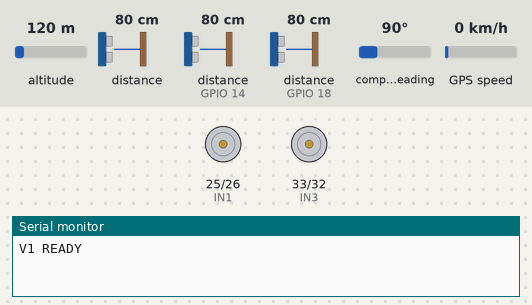
The sketch below on a simulated ESP32. Shown: motor-driver pin pairs drawn as motors (green arrow = first pin HIGH = forward, orange = second pin HIGH = backward, longer = more drive, scaled by the enable pin), the last lines printed to the serial monitor. Wiring (inferred from the names in the program): 2 × ultrasonic range finder: trigger GPIO 5, echo GPIO 18 / trigger GPIO 13, echo GPIO 14. Inputs (shaded band) come from the test bench; at power-on: distance to the obstacle 80 cm, distance to the obstacle (sensors on GPIO 14, GPIO 18) 80 cm, altitude 120 m, compass heading 90°, GPS speed 0 km/h. The echo pulse lasts 58.3 µs per cm; the GPS gets a fix after 3 s at 37.7749, -122.4194 with 8 satellites.

Above: at 1.2 s.
1.3 s: distance to the obstacle (sensor 0) set to 196 cm
4.6 s: distance to the obstacle (sensor 0) set to 203 cm
At 5.8 s:
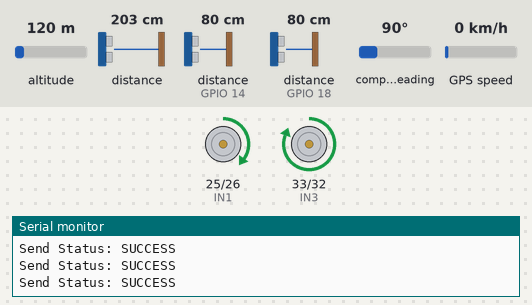
6.1 s: distance to the obstacle (sensor 0) set to 2 cm
At 7.0 s:
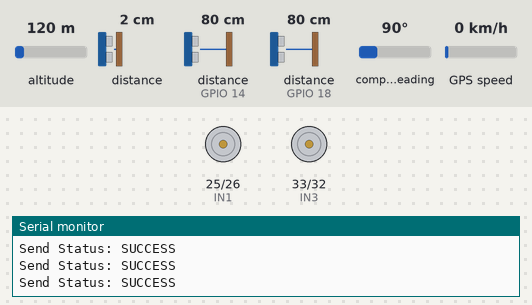
7.6 s: distance to the obstacle (sensor 0) set to 8 cm
9.1 s: distance to the obstacle (sensor 0) set to 11 cm
At 9.8 s:
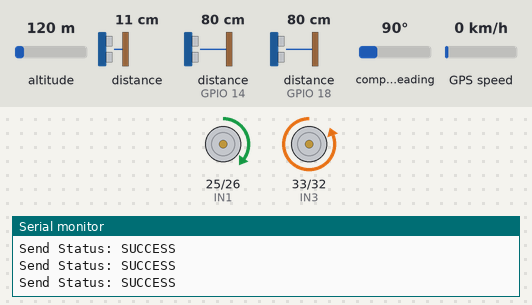
10.6 s: distance to the obstacle (sensor on GPIO 14) set to 74 cm
At 11.4 s:
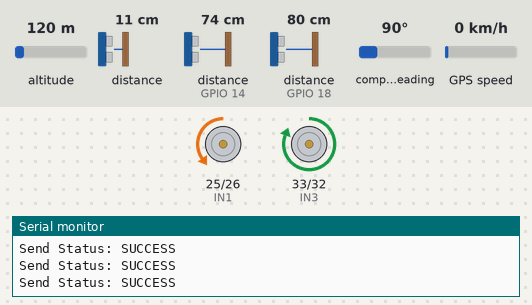
Timing chart, 0 to 13.1 s (numbered marks = the images above; inputs shaded):
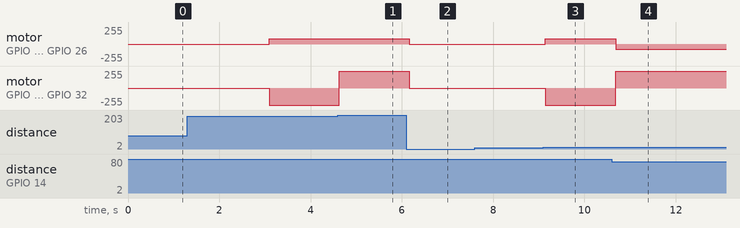

The sketch:

v1_avoid_gps_magneto_espnow.ino
```cpp
#include <Wire.h>
#include "Adafruit_VL53L0X.h"
#include <TinyGPS++.h>
#include <HardwareSerial.h>
#include <WiFi.h>
#include <esp_now.h>
#include <QMC5883LCompass.h>
#include "esp_wifi.h"

// ---------------- GPS ----------------
TinyGPSPlus gps;
HardwareSerial gpsSerial(2);
bool gpsLocked = false;

// ---------------- COMPASS ----------------
QMC5883LCompass compass;

// ---------------- MOTOR ----------------
#define IN1 25
#define IN2 26
#define IN3 33
#define IN4 32
#define ENA 27
#define ENB 19

// ---------------- ULTRASONIC ----------------
#define TRIG_L 5
#define ECHO_L 18
#define TRIG_R 13
#define ECHO_R 14

Adafruit_VL53L0X lox = Adafruit_VL53L0X();

// ---------------- ESP-NOW ----------------
uint8_t peerMAC[] = {0x14,0x33,0x5C,0x0B,0x23,0xAC}; // V2 MAC

typedef struct {
  float lat;
  float lon;
  float heading;
  bool gpsValid;
} VehicleData;

// ---------------- SEND CALLBACK (SAFE) ----------------
void onSent(const wifi_tx_info_t *info, esp_now_send_status_t status) {
  Serial.print("Send Status: ");
  Serial.println(status == ESP_NOW_SEND_SUCCESS ? "SUCCESS" : "FAIL");
}

// ---------------- MOTOR CONTROL ----------------
void moveForward(){
  digitalWrite(IN1,HIGH); digitalWrite(IN2,LOW);
  digitalWrite(IN3,HIGH); digitalWrite(IN4,LOW);
}

void stopMotors(){
  digitalWrite(IN1,LOW); digitalWrite(IN2,LOW);
  digitalWrite(IN3,LOW); digitalWrite(IN4,LOW);
}

void turnRight(){
  digitalWrite(IN1,HIGH); digitalWrite(IN2,LOW);
  digitalWrite(IN3,LOW);  digitalWrite(IN4,HIGH);
}

void turnLeft(){
  digitalWrite(IN1,LOW);  digitalWrite(IN2,HIGH);
  digitalWrite(IN3,HIGH); digitalWrite(IN4,LOW);
}

// ---------------- ULTRASONIC ----------------
long readUltrasonic(int trig, int echo){
  digitalWrite(trig,LOW); delayMicroseconds(2);
  digitalWrite(trig,HIGH); delayMicroseconds(10);
  digitalWrite(trig,LOW);
  long duration = pulseIn(echo,HIGH,20000);
  return duration * 0.034 / 2;
}

float getDistanceFront(){
  VL53L0X_RangingMeasurementData_t m;
  lox.rangingTest(&m,false);
  return (m.RangeStatus!=4)? m.RangeMilliMeter/10 : 999;
}

// ---------------- COMPASS ----------------
float getHeading(){
  compass.read();
  return compass.getAzimuth();
}

// ---------------- ESP SEND ----------------
void sendData(){
  VehicleData data;
  data.lat = gps.location.lat();
  data.lon = gps.location.lng();
  data.heading = getHeading();
  data.gpsValid = gps.location.isValid();

  esp_now_send(peerMAC, (uint8_t*)&data, sizeof(data));
}

// ---------------- CONTROL ----------------
void controlLogic(float dist){
  float leftDist = readUltrasonic(TRIG_L, ECHO_L);
  float rightDist = readUltrasonic(TRIG_R, ECHO_R);

  if(dist < 10){
    stopMotors();
    return;
  }

  if(dist < 400){
    if(leftDist > rightDist) turnLeft();
    else turnRight();
    return;
  }

  moveForward();
}

// ---------------- SETUP ----------------
void setup(){
  Serial.begin(115200);

  pinMode(IN1,OUTPUT); pinMode(IN2,OUTPUT);
  pinMode(IN3,OUTPUT); pinMode(IN4,OUTPUT);

  pinMode(TRIG_L,OUTPUT); pinMode(ECHO_L,INPUT);
  pinMode(TRIG_R,OUTPUT); pinMode(ECHO_R,INPUT);

  // PWM using analogWrite ONLY
  pinMode(ENA, OUTPUT);
  pinMode(ENB, OUTPUT);
  analogWrite(ENA, 80);
  analogWrite(ENB, 255);

  Wire.begin(21,22);
  lox.begin();

  gpsSerial.begin(9600, SERIAL_8N1, 16, 17);
  compass.init();

  // ---------------- ESP-NOW SETUP ----------------
  WiFi.mode(WIFI_STA);
  WiFi.disconnect();

  // FORCE SAME CHANNEL (CRITICAL)
  esp_wifi_set_channel(1, WIFI_SECOND_CHAN_NONE);

  if (esp_now_init() != ESP_OK) {
    Serial.println("ESP-NOW INIT FAILED");
    return;
  }

  esp_now_register_send_cb(onSent);

  esp_now_peer_info_t peerInfo = {};
  memcpy(peerInfo.peer_addr, peerMAC, 6);
  peerInfo.channel = 1;
  peerInfo.encrypt = false;

  if (esp_now_add_peer(&peerInfo) != ESP_OK){
    Serial.println("Peer Add Failed");
    return;
  }

  Serial.println("V1 READY");
}

// ---------------- LOOP ----------------
void loop(){

  while (gpsSerial.available()) {
    gps.encode(gpsSerial.read());
  }

  if (gps.location.isValid() && gps.satellites.value() >= 4) {
    gpsLocked = true;
  }

  if(gpsLocked){
    float dist = getDistanceFront();
    controlLogic(dist);
    sendData();
  }
  else{
    stopMotors();
  }

  delay(50);
}
```

Measured:
- the behaviour switches between 200 and 201 cm on distance to the obstacle (sensor 0) (found by bisection; images 0 and 1)
- the behaviour switches between 9 and 10 cm on distance to the obstacle (sensor 0) (found by bisection; images 2 and 3)
- the behaviour switches between 80 and 79 cm on distance to the obstacle (sensor on GPIO 14) (found by bisection; images 3 and 4)
- after the input at 4.6 s, motor on GPIO 33 (IN3) / GPIO 32 (IN4): backward 255/255 → forward 255/255 at once
- after the input at 6.1 s, motor on GPIO 25 (IN1) / GPIO 26 (IN2): forward 80/255 → stopped after 0.06 s; motor on GPIO 33 (IN3) / GPIO 32 (IN4): forward 255/255 → stopped after 0.06 s
- after the input at 9.1 s, motor on GPIO 25 (IN1) / GPIO 26 (IN2): stopped → forward 80/255 at once; motor on GPIO 33 (IN3) / GPIO 32 (IN4): stopped → backward 255/255 at once
- after the input at 10.6 s, motor on GPIO 25 (IN1) / GPIO 26 (IN2): forward 80/255 → backward 80/255 after 0.09 s; motor on GPIO 33 (IN3) / GPIO 32 (IN4): backward 255/255 → forward 255/255 after 0.09 s
